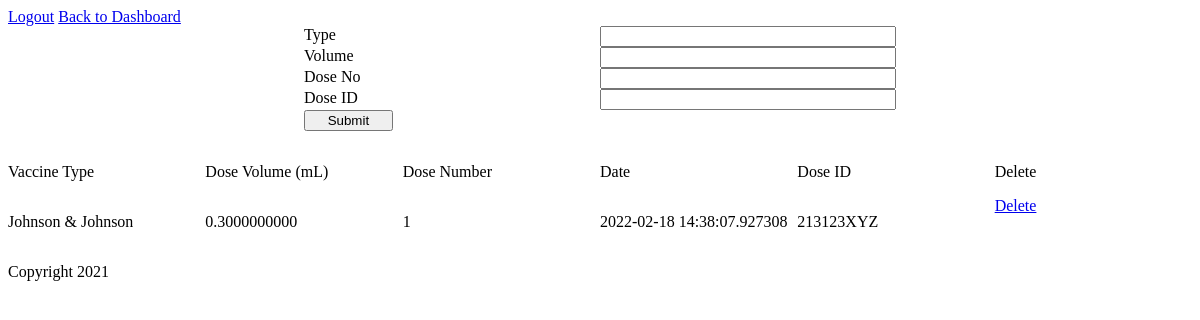
Page /vaccine-record/2 on the committed database.
### app/models.py (models this page shows)
class Vaccine_Dose(db.Model):
    id= db.Column(db.Integer, primary_key=True)
    type = db.Column(db.String(120), nullable=False)
    volume = db.Column(db.Numeric, nullable=False)
    dose_no = db.Column(db.Integer, nullable=False)
    dose_id = db.Column(db.String(6), nullable=False)
    dose_date = db.Column(db.DateTime(timezone=True), default=datetime.now)
    patient_id = db.Column(db.Integer, db.ForeignKey('patient.id'))

### app/views.py (the view)
@app.route('/vaccine-record/<patient_id>', methods=['GET', 'POST'])
def vaccine_record(patient_id):
    if not patient_id:
        return redirect(url_for('patients'))
    patient = Patient.query.filter_by(id=patient_id).first()
    if patient:
        vaccine_doses = Vaccine_Dose.query.filter_by(patient_id=patient_id)
        return render_template('vaccine_record.html', vaccine_doses=vaccine_doses, patient_id=patient_id)
    return render_template('vaccine_record.html')

### app/templates/vaccine_record.html (shortened to what this page needs)
{% extends "base.html" %}
{% block head %}
  {{ super() }}
  <link rel="stylesheet" href="{{ url_for('static', filename='css/vaccine_record.css') }}">
{% endblock %}
{% block content %}
<a href="{{ url_for('logout_doctor') }}">Logout</a>
<a href="{{ url_for('index') }}">Back to Dashboard</a>
<form name="vaccine-dose-registration-form" action="{{ url_for('add_vaccine_record', patient_id=patient_id) }}" method='post'>
  <label>Type</label>
  <input list="vaccine-types" name="type" required>
  <label>Volume</label>
  <input name ="volume" type="number" step=".01" required>
  <label>Dose No</label>
  <input name ="dose-number" type="number" required>
  <label>Dose ID</label>
  <input name ="dose-id" type="text" required>
  <input type="submit" />
</div>
<div id="vaccine-record-list">
  <p>Vaccine Type</p><p>Dose Volume (mL)</p><p>Dose Number</p><p>Date</p><p>Dose ID</p><p>Delete</p>
  {% for vaccine_dose in vaccine_doses %}
    <p>{{vaccine_dose.type}}</p><p>{{vaccine_dose.volume}}</p><p>{{vaccine_dose.dose_no}}</p><p>{{vaccine_dose.dose_date}}</p><p>{{vaccine_dose.dose_id}}</p><a href="{{url_for('delete_vaccine_record', patient_id=patient_id, vaccine_id=vaccine_dose.id)}}">Delete</a>
  {% endfor %}
</div>
{% endblock %}

### app/static/css/style.css (style rules this page uses)
form { display: grid; grid-template-rows: repeat(4, 1fr); grid-template-columns: 1fr 1fr 1fr 1fr; }
form > label { grid-column: 2; }
form > input { grid-column: 3; }
form > input[type=submit] { grid-column: 2; width: 30% }

### app/static/css/vaccine_record.css (style rules this page uses)
#vaccine-record-list { display: grid; grid-template-columns: 1fr 1fr 1fr 1fr 1fr 1fr; }

### rows in the picture
Vaccine_Dose: type "Johnson & Johnson", volume "0.3000000000", dose_no "1", dose_date "2022-02-18 14:38:07.927308", dose_id "213123XYZ"
